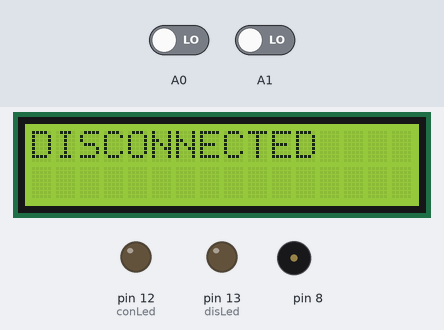
Recording of a sketch running on a simulated Arduino Uno, built with avr-gcc and run on an emulated ATmega328P. Shown: 16×2 character LCD, output pins drawn as LEDs (lit = HIGH), buzzer (waves = sounding). Dashed ring = blinking. The inputs (shaded band) are chosen by the test bench; at power-on: A1 LOW, A0 LOW.

Above: at 1.2 s.
1.3 s: A1 driven HIGH
At 2.1 s:
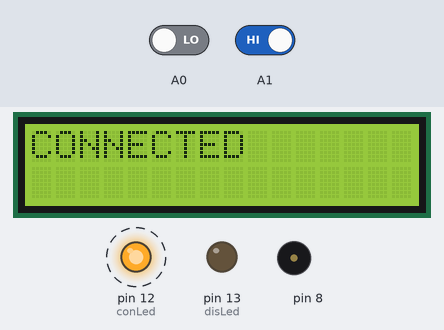
3.9 s: A0 driven HIGH
At 5.2 s:
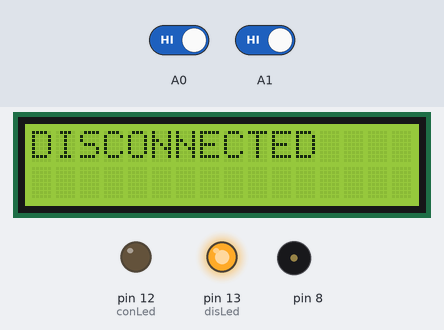
6.9 s: A0 driven LOW
At 7.47 s:
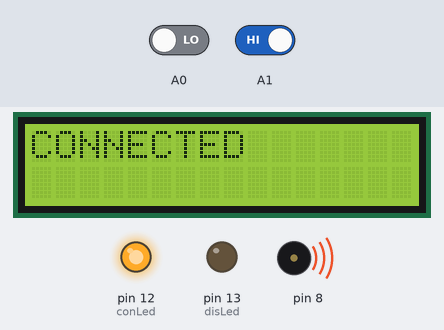
8.9 s: A1 driven LOW
At 9.8 s:
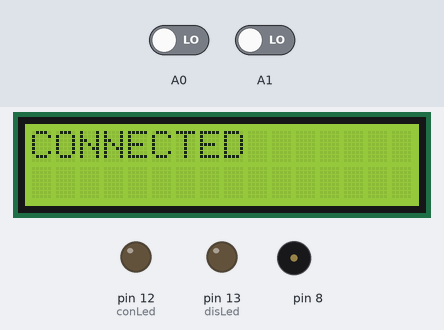
Timing chart, 0 to 11.9 s (numbered marks = the images above; inputs shaded):
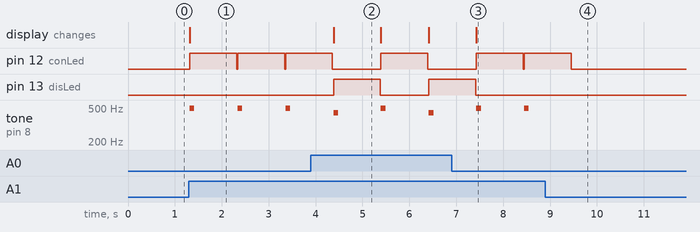

The sketch:

ANSUAU-JAIRO_PONCE.ino
```cpp
// C++ code
//
/*
  Keyboard

  Plays a pitch that changes based on a changing
  input circuit:
  * 3 pushbuttons from +5V to analog in 0 through
  3
  * 3 10K resistors from analog in 0 through 3 to
  ground
  * 8-ohm speaker on digital pin 8
*/
#include <Adafruit_LiquidCrystal.h>
#define disLed 13
#define conLed 12


Adafruit_LiquidCrystal lcd_1(0);
int pos = 0;

void setup()
{lcd_1.begin(16, 2);
  lcd_1.print("DISCONNECTED");
  pinMode(A0, INPUT);
  pinMode(8, OUTPUT);
  pinMode(A1, INPUT);
 pinMode(disLed, OUTPUT);
 pinMode(conLed, OUTPUT);

}

void loop()
{
  // if button press on A0 is detected
  if (digitalRead(A0) == HIGH) {
    lcd_1.clear();
    lcd_1.print("DISCONNECTED");
    tone(8, 440, 100); // play tone 57 (A4 = 440 Hz)
  digitalWrite(disLed, HIGH);
    delay(1000);
   digitalWrite(disLed, LOW);
  }
  // if button press on A1 is detected
  if (digitalRead(A1) == HIGH) {
    lcd_1.clear();
    lcd_1.print("CONNECTED");
    tone(8, 494, 100); // play tone 59 (B4 = 494 Hz)
    digitalWrite(conLed, HIGH);
    delay(1000);
   digitalWrite(conLed, LOW);
  }
  delay(10); // Delay a little bit to improve simulation performance
}
```

Measured:
- after the input at 1.3 s, pin 12 (conLed): alternates HIGH for 1.0 s and LOW for 0.02 s, starting at once; tone on pin 8: alternates 494 Hz for 0.10 s and silent for 0.92 s, starting at once; the display: changes at once (image 1)
- after the input at 3.9 s, pin 13 (disLed): LOW → HIGH after 0.48 s, → LOW 1.0 s later, → HIGH 1.0 s later; the display: changes after 0.48 s (image 2)
- after the input at 6.9 s, pin 13 (disLed): goes on until 7.4 s, then stays LOW
- after the input at 8.9 s, pin 12 (conLed): goes on until 9.5 s, then stays LOW; tone on pin 8: stops changing and stays silent
- what the display in image 2 shows lasts 1.0 s, from 4.4 s to 5.4 s
